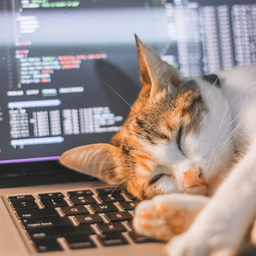
#> input picture stegoanylisis/img640.png, 256 x 256 px, shrunk from 640 x 640 before the run; the run also reads 1 picture not shown here
$ python extract.py
#> lines starting #> are read from the running program, lines starting #| are printed output that depends on the picture
import cv2
from matplotlib import pyplot as plt
import numpy as np
from math import cos
from math import pi
from math import sqrt


alpha = 4

empty_data_name = 'img640.png'
stego_data_name = f'fast_alpha_{alpha}_level_06.jpg'


def inverse_Arnold(list_of_wm_bites):
    M = len(list_of_wm_bites)
    temp_matrix = np.array([[2,-1],[-1,1]])
    transformed_watermark = np.full((M,M),0)
    for x in range(M):
        for y in range(M) :
            coordinats = np.array([x,y])
            new_coordinats = (temp_matrix @ coordinats) % (M)
            new_x = int(new_coordinats[0])
            new_y = int(new_coordinats[1])
            transformed_watermark[new_x][new_y] = list_of_wm_bites[x][y]
    #print('watermark', watermark, '\ntransformed', transformed_watermark)

    return transformed_watermark


def make_blocks(layer):
    M = len(layer)
    list_of_blocks = []
    block = []
    for i in range(0,M,8):
        for j in range(0,M,8):
            k = layer[i:i+8]
            for l in range(8):
                block.append((k[l][j:j+8]))
            #print('block', block, '\n')
            list_of_blocks.append(block)
            block = []
    return list_of_blocks


def idct(dctblock):
    idct_block = []
    for i in range(8):
        idct_block.append([])
        for j in range(8):
            old_pixel = 0.0
            for x in range(8):
                for y in range(8):
                    cx = 1
                    cy = 1
                    if x == 0:
                        cx = (1/sqrt(2))
                    if y == 0:
                        cy = (1/sqrt(2))
                    old_pixel += cx * cy * dctblock[x][y] * cos((2*i+1)*x*pi/16) * cos((2*j+1)*y*pi/16)


            #print(old_pixel, dctblock[i][j])
            idct_block[i].append(old_pixel*0.25)

    for i in range(8):
        for j in range(8):
            idct_block[i][j] = int(idct_block[i][j])
    #print(i ,'idct_block', idct_block, '\n')
    return idct_block


def extracting(empty_list_of_dct_blocks, stego_list_of_dct_blocks, alpha, length):
    watermark_bits = []

    x = int(len(empty_list_of_dct_blocks[0])/2)
    y = int(len(empty_list_of_dct_blocks[0])/2)


    for i in range(len(empty_list_of_dct_blocks)):
        #print('before emb ', list_of_dct_blocks[i],'\n')
        c_i_empty = int(empty_list_of_dct_blocks[i][x][y])
        c_i_stego = int(stego_list_of_dct_blocks[i][x][y])

        #print('empty', empty_list_of_dct_blocks[i], '\n', c_i_empty)
        #print('stego' , stego_list_of_dct_blocks[i], '\n', c_i_stego)

        w_i = (c_i_stego - c_i_empty)# - alpha
        #print(w_i,'\n\n\n')
        watermark_bits.append(w_i)


    watermark = np.full((length,length),0)

    for i in range(length):
        for j in range(length):
            wm_bit = watermark_bits[length*i + j]
            if wm_bit < 3:
                watermark[i][j] = 255
            else:
                watermark[i][j] = 0

    #print(watermark)

    return watermark


empty_data = cv2.imread(empty_data_name,cv2.IMREAD_COLOR)
#> empty_data is the input picture: shape (256, 256, 3); mean B, G, R 136.9, 141.1, 154.7
b_layer_cv2, g_layer_cv2, r_layer_cv2 = cv2.split(empty_data)
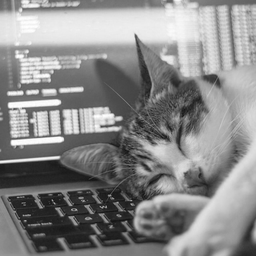
#> b_layer_cv2: shape (256, 256); min 16, max 255, mean 136.9
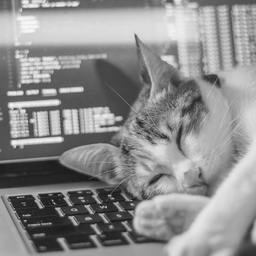
#> g_layer_cv2: shape (256, 256); min 18, max 248, mean 141.1
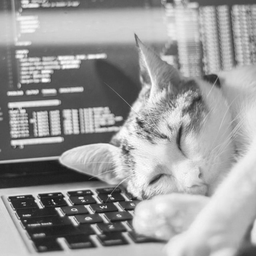
#> r_layer_cv2: shape (256, 256); min 21, max 255, mean 154.7
empty_layers_cv2 = [b_layer_cv2, g_layer_cv2, r_layer_cv2]
empty_layers = []

stego_data = cv2.imread(stego_data_name,cv2.IMREAD_COLOR)
b_layer_cv2, g_layer_cv2, r_layer_cv2 = cv2.split(stego_data)
stego_layers_cv2 = [b_layer_cv2, g_layer_cv2, r_layer_cv2]
stego_layers = []

for layer in range(3):

    empty_layers.append([])
    for i in range(len(b_layer_cv2)):
        empty_layers[layer].append([])
        for j in range(len(b_layer_cv2)):
            empty_layers[layer][i].append(int(empty_layers_cv2[layer][i][j]) - 128)
    #print('image layer ', image_layers[layer], '\n')

    empty_list_of_blocks = make_blocks(empty_layers[layer])
    #print('list_of_blocks ', list_of_blocks, '\n')
    empty_list_of_dct_blocks = []

    for block in empty_list_of_blocks:
        dct_block = idct(block)
        #print('block', block, '\nidct block', dct_block,'\n\n')
        empty_list_of_dct_blocks.append(dct_block)


    stego_layers.append([])
    for i in range(len(b_layer_cv2)):
        stego_layers[layer].append([])
        for j in range(len(b_layer_cv2)):
            stego_layers[layer][i].append(int(stego_layers_cv2[layer][i][j]) - 128)

    stego_list_of_blocks = make_blocks(stego_layers[layer])
    #print('list_of_blocks ', list_of_blocks, '\n')
    stego_list_of_dct_blocks = []

    for block in stego_list_of_blocks:
        #print('block', block)
        dct_block = idct(block)
        stego_list_of_dct_blocks.append(dct_block)

    #print(empty_list_of_dct_blocks[0][0], '\n\n', stego_list_of_dct_blocks[0][0])

    length = len(b_layer_cv2) // 8
    wm_bites = extracting(empty_list_of_dct_blocks, stego_list_of_dct_blocks, alpha, length)
    #print(wm_bites)
    #cv2.imwrite(f'befarnold_wm{layer}.png', wm_bites)

    watermark = inverse_Arnold(wm_bites)
    cv2.imwrite(f'restored_wm{layer}_alpha_{alpha}_level_06.png', watermark)
#> this loop made 3 passes
#> pass 1, `wm_bites = extracting(empty_list_of_dct_blocks, stego_list_of_dct_bloc..`:
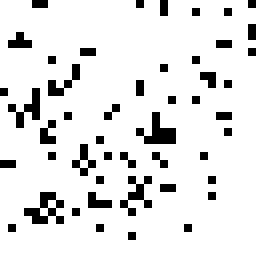
#> wm_bites: shape (32, 32) int64 (shown 8 times larger); 89.1% white; black in thin lines or dots
#> pass 1, `watermark = inverse_Arnold(wm_bites)`:
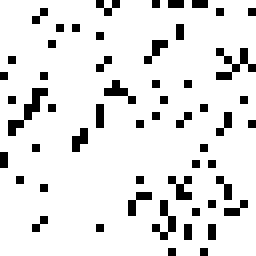
#> watermark: shape (32, 32) int64 (shown 8 times larger); 89.1% white; black in thin lines or dots
#> after the loop:
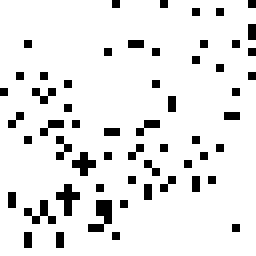
#> wm_bites: shape (32, 32) int64 (shown 8 times larger); 90.4% white; black in thin lines or dots
#> after the loop, empty_layers = 3 items; stego_layers = 3 items
